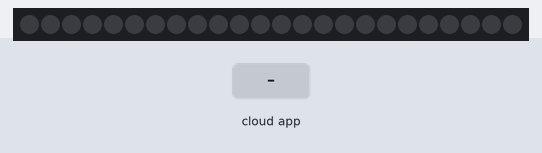
This sketch was run on a simulated ESP8266 (NodeMCU). Shown: 24 RGB LEDs in strip order, left to right. Inputs (shaded band) come from the test bench. Dim RGB values are drawn brighter than linear; WiFi joins after 1.5 s; servers stay silent unless stated; what the sketch prints to the serial monitor is not drawn.

Above: at 2.7 s.
2.8 s: the phone or cloud app sets Neo.Light to 64
At 3.03 s:
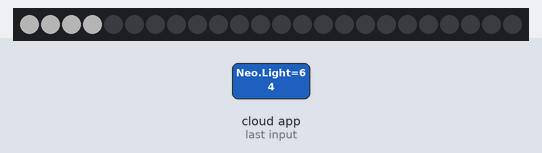
At 4.5 s:
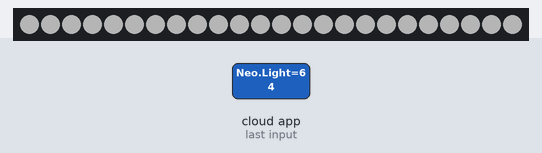
4.7 s: the phone or cloud app sets Neo.Light to 128
6.2 s: the phone or cloud app sets Neo.Light to 0
At 7.0 s:
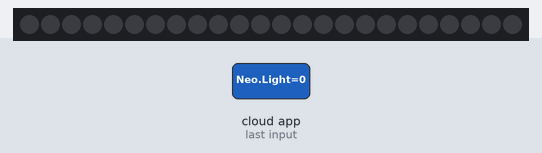
Timing chart, 0 to 9.2 s (numbered marks = the images above; inputs shaded):
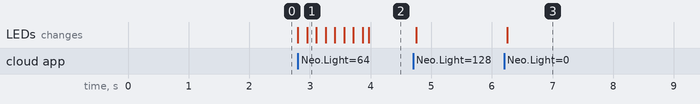

The sketch:

Alexa_Neo_Light.ino
```cpp
#include <Adafruit_NeoPixel.h>
#ifdef ARDUINO_ARCH_ESP32
#include <WiFi.h>
#else
#include <ESP8266WiFi.h>
#endif
//#define ESPALEXA_ASYNC
#include <Espalexa.h>

#define PIN D4
Adafruit_NeoPixel strip = Adafruit_NeoPixel(24, PIN, NEO_GRB + NEO_KHZ800);
// prototypes
boolean connectWifi();

//callback function prototype
void colorLightChanged(uint8_t brightness, uint32_t rgb);

// Change this!!
const char* ssid = "ESP8266";
const char* password = "asdfghjkl";

boolean wifiConnected = false;

Espalexa espalexa;

void setup()
{
  Serial.begin(115200);
  pinMode(PIN, OUTPUT);

  strip.begin();
  strip.show();
  // Initialise wifi connection
  wifiConnected = connectWifi();

  if(wifiConnected){
    espalexa.addDevice("Neo Light", colorLightChanged);

    espalexa.begin();

  } else
  {
    while (1) {
      Serial.println("Cannot connect to WiFi. Please check data and reset the ESP.");
      delay(2500);
    }
  }
}

void loop()
{
   espalexa.loop();
   delay(1);
}

//the color device callback function has two parameters
void colorLightChanged(uint8_t brightness, uint32_t rgb) {
  //do what you need to do here, for example control RGB LED strip
  Serial.print("Brightness: ");
  Serial.print(brightness);
  Serial.print(", Red: ");
  Serial.print((rgb >> 16) & 0xFF); //get red component
  Serial.print(", Green: ");
  Serial.print((rgb >>  8) & 0xFF); //get green
  Serial.print(", Blue: ");
  Serial.println(rgb & 0xFF); //get blue
  colorWipe(strip.Color((rgb >> 16) & 0xFF,(rgb >>  8) & 0xFF, rgb & 0xFF), brightness);
}

// connect to wifi – returns true if successful or false if not
boolean connectWifi(){
  boolean state = true;
  int i = 0;

  WiFi.mode(WIFI_STA);
  WiFi.begin(ssid, password);
  Serial.println("");
  Serial.println("Connecting to WiFi");

  // Wait for connection
  Serial.print("Connecting...");
  while (WiFi.status() != WL_CONNECTED) {
    delay(500);
    Serial.print(".");
    if (i > 40){
      state = false; break;
    }
    i++;
  }
  Serial.println("");
  if (state){
    Serial.print("Connected to ");
    Serial.println(ssid);
    Serial.print("IP address: ");
    Serial.println(WiFi.localIP());
  }
  else {
    Serial.println("Connection failed.");
  }
  return state;
}

void colorWipe(uint32_t c, uint8_t brightness) {
  for(uint16_t i=0; i<strip.numPixels(); i++) {
    strip.setPixelColor(i, c);
    strip.show();
    strip.setBrightness(brightness);
    delay(50);
  }
}
```

Measured:
- after the input at 2.8 s, the LEDs: first change at once (image 1 shows a later state)
- after the input at 6.2 s, the LEDs: change after 0.05 s (image 3)
